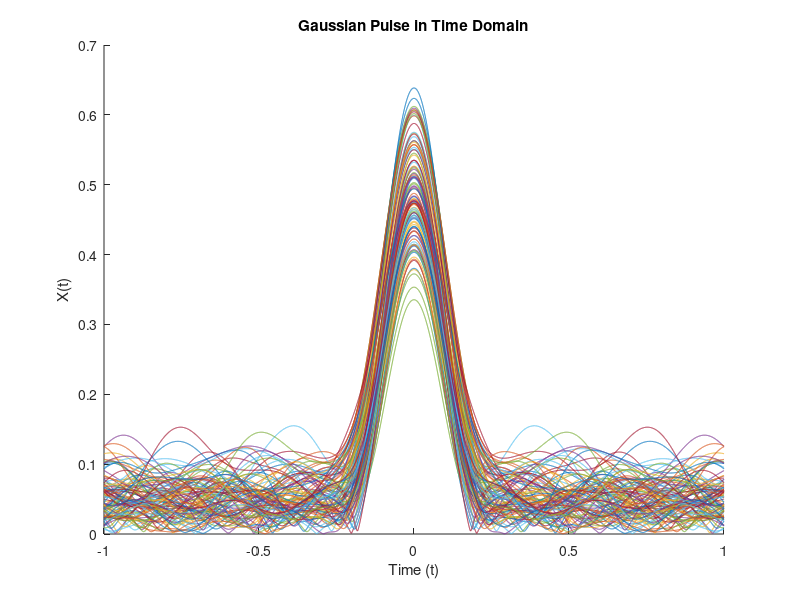

Write MATLAB code to recreate this figure. (Note: this script raises an error after producing the figure.)
clc;
close all;
Fs = 2^12;          % Sampling frequency
t = -1:1/Fs:1;      % Time vector 
L = length(t);      % Signal length
X = 1/(4*sqrt(2*pi*0.01))*(exp(-t.^2/(2*0.01))); % Gausian Pulse
n = 2^nextpow2(L);  % for better fft perf
Y = fft(X,n);   % the fft of the pulse
num_modes = 100;
y = zeros(num_modes,n);
fiber = rand(num_modes,n);
parfor i = 1:num_modes
    Z = Y.*fiber(i,:);
    y(i,:) = ifft(Z);
end

% plot
figure()
hold on
for i = 1:num_modes
    plot(t,abs(y(i,(1:length(t)))))
    title('Gaussian Pulse in Time Domain')
    xlabel('Time (t)')
    ylabel('X(t)')
end
hold off


%%

Wo = 0.9; Wt = 0.8;
[AllpassNum, AllpassDen] = allpassshift(Wo, Wt);

[h, f] = freqz(AllpassNum, AllpassDen, 'whole');

plot(f/pi, abs(angle(h))/pi, Wt, Wo, 'ro');
title('Mapping Function Wo(Wt)');
xlabel('New Frequency, Wt'); ylabel('Old Frequency, Wo');